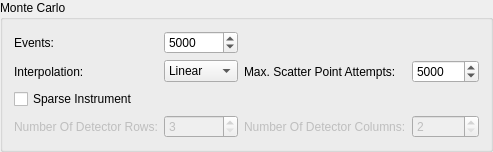
        <widget class="QGroupBox" name="gbMonteCarloDetails">
         <property name="title">
          <string>Monte Carlo</string>
         </property>
         <property name="flat">
          <bool>false</bool>
         </property>
         <property name="checkable">
          <bool>false</bool>
         </property>
         <layout class="QGridLayout" name="gridLayout_3">
          <item row="1" column="0">
           <widget class="QLabel" name="lbNumberEvents">
            <property name="text">
             <string>Events:</string>
            </property>
           </widget>
          </item>
          <item row="1" column="1">
           <widget class="QSpinBox" name="spNumberEvents">
            <property name="wrapping">
             <bool>false</bool>
            </property>
            <property name="buttonSymbols">
             <enum>QAbstractSpinBox::UpDownArrows</enum>
            </property>
            <property name="maximum">
             <number>1000000</number>
            </property>
            <property name="singleStep">
             <number>10</number>
            </property>
            <property name="value">
             <number>5000</number>
            </property>
           </widget>
          </item>
          <item row="2" column="0">
           <widget class="QLabel" name="label">
            <property name="text">
             <string>Interpolation:</string>
            </property>
           </widget>
          </item>
          <item row="2" column="2">
           <widget class="QLabel" name="label_2">
            <property name="text">
             <string>Max. Scatter Point Attempts:</string>
            </property>
           </widget>
          </item>
          <item row="2" column="1">
           <widget class="QComboBox" name="cbInterpolation">
            <property name="currentIndex">
             <number>0</number>
            </property>
            <item>
             <property name="text">
              <string>Linear</string>
             </property>
            </item>
            <item>
             <property name="text">
              <string>CSpline</string>
             </property>
            </item>
           </widget>
          </item>
          <item row="2" column="4">
           <widget class="QSpinBox" name="spMaxScatterPtAttempts">
            <property name="minimum">
             <number>1</number>
            </property>
            <property name="maximum">
             <number>1000000</number>
            </property>
            <property name="singleStep">
             <number>100</number>
            </property>
            <property name="value">
             <number>5000</number>
            </property>
           </widget>
          </item>
          <item row="3" column="0">
           <widget class="QCheckBox" name="cbSparseInstrument">
            <property name="text">
             <string>Sparse Instrument</string>
            </property>
            <property name="checked">
             <bool>false</bool>
            </property>
           </widget>
          </item>
          <item row="4" column="0">
           <widget class="QLabel" name="lbNumberOfDetectorRows">
            <property name="enabled">
             <bool>false</bool>
            </property>
            <property name="text">
             <string>Number Of Detector Rows:</string>
            </property>
           </widget>
          </item>
          <item row="4" column="1">
           <widget class="QSpinBox" name="spNumberDetectorRows">
            <property name="enabled">
             <bool>false</bool>
            </property>
            <property name="minimum">
             <number>3</number>
            </property>
            <property name="value">
             <number>3</number>
            </property>
           </widget>
          </item>
          <item row="4" column="2">
           <widget class="QLabel" name="lbNumberDetectorColumns">
            <property name="enabled">
             <bool>false</bool>
            </property>
            <property name="text">
             <string>Number Of Detector Columns:</string>
            </property>
           </widget>
          </item>
          <item row="4" column="4">
           <widget class="QSpinBox" name="spNumberDetectorColumns">
            <property name="enabled">
             <bool>false</bool>
            </property>
            <property name="minimum">
             <number>2</number>
            </property>
            <property name="value">
             <number>2</number>
            </property>
           </widget>
          </item>
         </layout>
        </widget>
